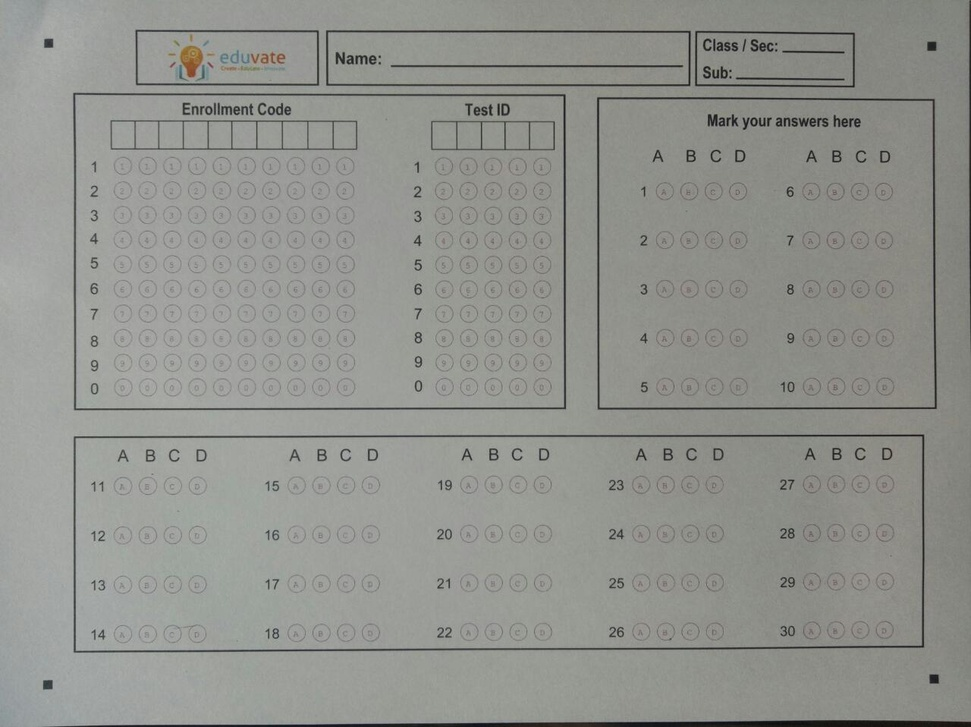
#> input picture images/Blank OMR Sample.jpeg, 971 x 727 px, shrunk from 1280 x 958 before the run
$ python -i docscan.py   (imports and definitions only)
#> lines starting #> are read from the running program, lines starting #| are printed output that depends on the picture; after the words box and inside, x2 and y2 are one past the last pixel; in counts of white or black regions, pixels touching at a corner belong together
#> further down, picture is the input picture: shape (727, 971, 3); mean B, G, R 142, 146.9, 145.4
from imutils.perspective import four_point_transform
import imutils
import cv2

def scanned_doc(img):
    gray = cv2.cvtColor(img, cv2.COLOR_BGR2GRAY)
    blurred = cv2.GaussianBlur(gray, (5, 5), 0)
    edged = cv2.Canny(blurred, 75, 200)
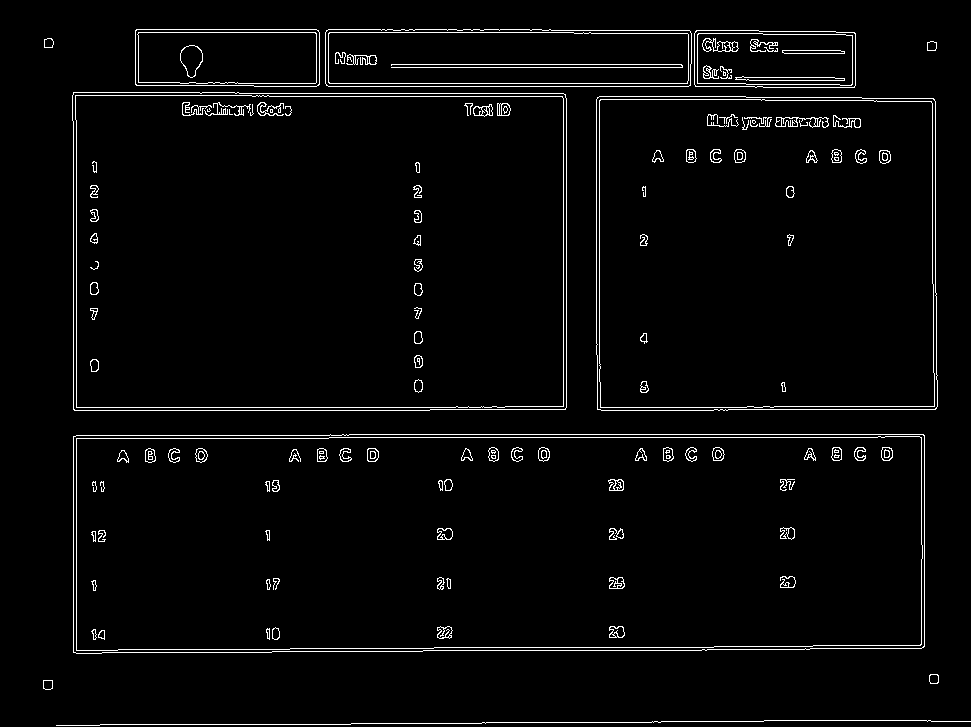
#> edged: shape (727, 971); 3.1% white in thin lines or dots

    cnts = cv2.findContours(edged.copy(), cv2.RETR_EXTERNAL, cv2.CHAIN_APPROX_SIMPLE)
#> cnts = 11 contours, 1 with area under 20; largest, box (x1, y1, x2, y2) and area: (73, 434, 925, 654) 183776, (72, 92, 567, 411) 156324, (596, 96, 938, 411) 106044, (325, 29, 692, 87) 20646, (135, 29, 320, 87) 10362
    cnts = imutils.grab_contours(cnts)
    cnts = sorted(cnts, key=cv2.contourArea, reverse=True)
    doc = None


    for c in cnts:
        peri = cv2.arcLength(c, True)
        approx = cv2.approxPolyDP(c, 0.02 * peri, True)

        if len(approx) == 4:
            doc = approx
            break
#> this loop made 1 pass
#> (peri, doc) on pass 1: (2137.7, [[73, 436], [76, 653], [924, 646], [923, 434]])
    return four_point_transform(img, doc.reshape(4, 2))
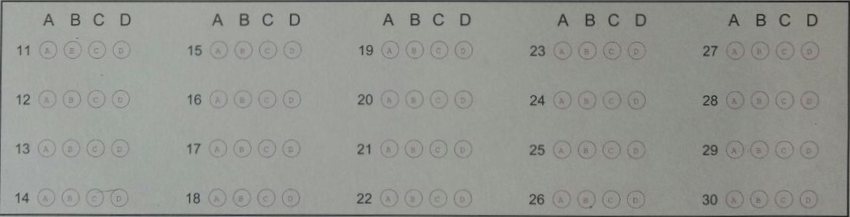
#> returned value: shape (217, 850, 3); mean of channels 0, 1, 2 144.5, 149.8, 147.8; drawn as B, G, R

>>> import cv2
>>> picture = cv2.imread('images/Blank OMR Sample.jpeg')
>>> result = scanned_doc(picture)
